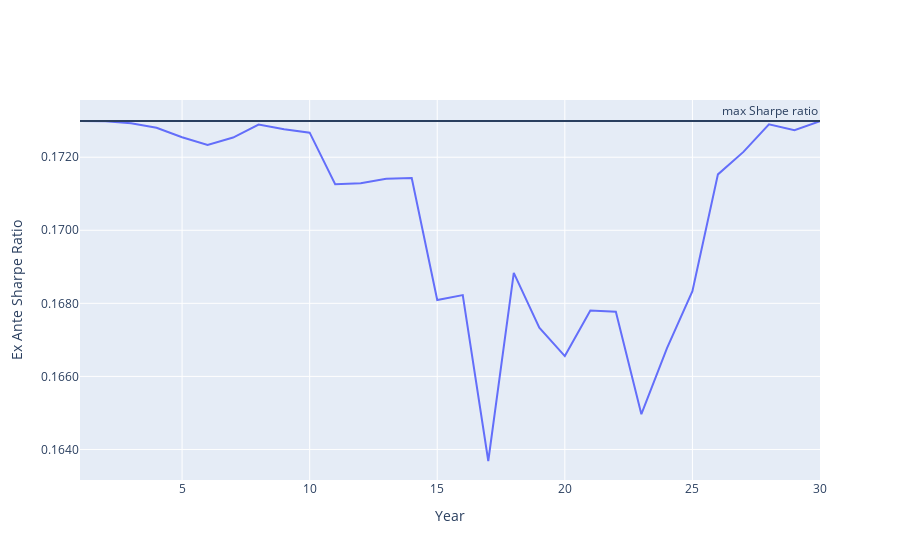

The notebook cell this image was saved under:
### Code cell
# Package/inputs
import numpy as np
import pandas as pd
import plotly.graph_objects as go
from scipy.stats import multivariate_normal as mvn

mn_stock = 6   /100
mn_bond  = 3.5 /100
sd_stock = 15  /100
sd_bond  = 3.5 /100
corr     = -5  /100
rf       = 3.436364 / 100

# Covariance matrix
C  = np.identity(2)
C[0, 1] = C[1, 0] = corr
cov = np.diag(sds) @ C @ np.diag(sds)

# Periods
T = 30


# Realizations
def returns(mn1,mn2, sd1, sd2, c, rf, init_wt1, init_wt2, T,seed):
    mns = [mn1, mn2]
    sds = [sd1, sd2]   
    cov = np.array([[sds[0] ** 2, sds[0] * sds[1] * c], [sds[0] * sds[1] * c, sds[1] ** 2]]).reshape(2, 2)

    realized = mvn.rvs(mns, cov, size=T,random_state=seed)
    
    df = pd.DataFrame(dtype=float, columns=['beg_wgt1','beg_wgt2','ret1','ret2', 'end_wgt1','end_wgt2'], index=np.arange(T)+1)
    df[['ret1','ret2']] = realized
    df.loc[1,'beg_wgt1'] = init_wt1
    df.loc[1,'beg_wgt2'] = init_wt2
    for t in df.index:
        if t > 1:
            df.loc[t,'beg_wgt1'] = df.loc[t-1,'end_wgt1']
            df.loc[t,'beg_wgt2'] = df.loc[t-1,'end_wgt2']
        w1 = df.loc[t,'beg_wgt1']
        w2 = df.loc[t,'beg_wgt2']
        r1 = df.loc[t,'ret1']
        r2 = df.loc[t,'ret2']
        rp = w1*r1 + w2*r2
        df.loc[t,'end_wgt1']  = w1 * (1+r1)/(1+rp)
        df.loc[t,'end_wgt2']  = w2 * (1+r2)/(1+rp)
    df['exp_pret'] = df.beg_wgt1 * mns[0] + df.beg_wgt2 * mns[1]
    df['sd_pret']  = np.sqrt(df.beg_wgt1**2 * sds[0]**2  + df.beg_wgt2**2 * sds[1]**2 + 2*df.beg_wgt1*df.beg_wgt2*c*sds[0]*sds[1])        
    df['sharpe ratio'] = (df.exp_pret - rf) / df.sd_pret
    return df

# Tangency portfolio weights
mns = np.array([mn_stock, mn_bond])
sds = np.array([sd_stock, sd_bond])
cov = np.array([[sds[0] ** 2, sds[0] * sds[1] * corr], [sds[0] * sds[1] * corr, sds[1] ** 2]]).reshape(2, 2)
w = np.linalg.solve(cov, mns - rf)
wgts_tangency = w / np.sum(w) 

# Simulate returns
rets = returns(mn_stock,mn_bond,sd_stock, sd_bond, corr, rf, wgts_tangency[0], wgts_tangency[1], T,29)

# Plot Sharpe ratio
fig = go.Figure()  
string = "<br>Year %{x:.0f}<br>"
string += "Stock: %{customdata[0]:.1%}<br>"
string += "Bond: %{customdata[1]:.1%}<br>"
string += "Sharpe ratio: %{customdata[2]:.4f}<br>"
string += "<extra></extra>"
cd = rets[['beg_wgt1','beg_wgt2', 'sharpe ratio']]
trace = go.Scatter(
    x=rets.index,
    y=rets['sharpe ratio'],
    mode="lines",
    customdata=cd,
    hovertemplate=string,
    marker=dict(size=10)
)       
fig.add_trace(trace)
fig.add_hline(y=rets.loc[1,'sharpe ratio'], annotation_text="max Sharpe ratio")
  
fig.layout.xaxis["title"] = "Year"
fig.layout.yaxis["title"] = "Ex Ante Sharpe Ratio"
fig.update_yaxes(tickformat=".4f")
fig.update_layout(legend=dict(yanchor="top", y =0.5, xanchor="left", x=0.65))
fig.show()

### Figure 1 — Plotly figure (JSON) as saved in the notebook; plotly's stock layout.template omitted (floating-point values rounded to 4 significant figures)
{"data": [{"customdata": [[0.6, 0.4, 0.173], [0.614, 0.386, 0.173], [0.5602, 0.4398, 0.1729], [0.5354, 0.4646, 0.1728], [0.5051, 0.4949, 0.1725], [0.4884, 0.5116, 0.1723], [0.5042, 0.4958, 0.1725], [0.5516, 0.4484, 0.1729], [0.5294, 0.4706, 0.1728], [0.5177, 0.4823, 0.1727], [0.4362, 0.5638, 0.1713], [0.437, 0.563, 0.1713], [0.4415, 0.5585, 0.1714], [0.4424, 0.5576, 0.1714], [0.364, 0.636, 0.1681], [0.3662, 0.6338, 0.1682], [0.3123, 0.6877, 0.1637], [0.3764, 0.6236, 0.1688], [0.3529, 0.6471, 0.1673], [0.3426, 0.6574, 0.1666], [0.3596, 0.6404, 0.1678], [0.3591, 0.6409, 0.1678], [0.3246, 0.6754, 0.165], [0.3453, 0.6547, 0.1668], [0.3678, 0.6322, 0.1683], [0.4463, 0.5537, 0.1715], [0.476, 0.524, 0.1721], [0.5532, 0.4468, 0.1729], [0.5257, 0.4743, 0.1727], [0.5866, 0.4134, 0.173]], "hovertemplate": "<br>Year %{x:.0f}<br>Stock: %{customdata[0]:.1%}<br>Bond: %{customdata[1]:.1%}<br>Sharpe ratio: %{customdata[2]:.4f}<br><extra></extra>", "marker": {"size": 10}, "mode": "lines", "type": "scatter", "x": [1, 2, 3, 4, 5, 6, 7, 8, 9, 10, 11, 12, 13, 14, 15, 16, 17, 18, 19, 20, 21, 22, 23, 24, 25, 26, 27, 28, 29, 30], "y": [0.173, 0.173, 0.1729, 0.1728, 0.1725, 0.1723, 0.1725, 0.1729, 0.1728, 0.1727, 0.1713, 0.1713, 0.1714, 0.1714, 0.1681, 0.1682, 0.1637, 0.1688, 0.1673, 0.1666, 0.1678, 0.1678, 0.165, 0.1668, 0.1683, 0.1715, 0.1721, 0.1729, 0.1727, 0.173]}], "layout": {"annotations": [{"showarrow": false, "text": "max Sharpe ratio", "x": 1, "xanchor": "right", "xref": "x domain", "y": 0.173, "yanchor": "bottom", "yref": "y"}], "legend": {"x": 0.65, "xanchor": "left", "y": 0.5, "yanchor": "top"}, "shapes": [{"type": "line", "x0": 0, "x1": 1, "xref": "x domain", "y0": 0.173, "y1": 0.173, "yref": "y"}], "xaxis": {"title": {"text": "Year"}}, "yaxis": {"tickformat": ".4f", "title": {"text": "Ex Ante Sharpe Ratio"}}}}
